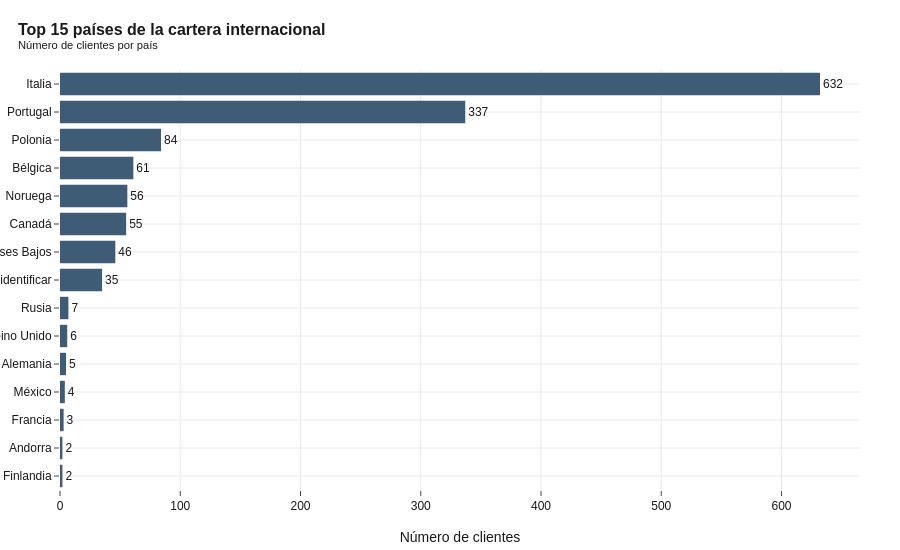

The cell this chart's notebook holds for it:
### Code cell
# 2.2 Top 15 países de la cartera internacional
top_paises = (df[df["tipo_mercado"] == "INTERNACIONAL"]
              .groupby("pais").size().reset_index(name="num_clientes")
              .sort_values("num_clientes", ascending=False)
              .head(15))

fig = px.bar(
    top_paises.sort_values("num_clientes"),
    x="num_clientes", y="pais",
    orientation="h",
    color_discrete_sequence=[COLOR_INTERNACIONAL],
    text="num_clientes",
)
fig.update_traces(
    texttemplate="%{text:,}", textposition="outside",
    hovertemplate="<b>%{y}</b><br>Clientes: %{x:,}<extra></extra>"
)
fig.update_layout(
    title=dict(text="<b>Top 15 países de la cartera internacional</b><br><sup>Número de clientes por país</sup>"),
    xaxis_title="Número de clientes",
    yaxis_title="",
    height=550, showlegend=False,
)
guardar_y_mostrar(fig, "02_top15_paises_internacional")

### Figure 1 — Plotly figure (JSON) as saved in the notebook; plotly's stock layout.template omitted (floating-point values rounded to 4 significant figures)
{"data": [{"hovertemplate": "<b>%{y}</b><br>Clientes: %{x:,}<extra></extra>", "legendgroup": "", "marker": {"color": "#3E5C76", "pattern": {"shape": ""}}, "name": "", "orientation": "h", "showlegend": false, "text": [2.0, 2.0, 3.0, 4.0, 5.0, 6.0, 7.0, 35.0, 46.0, 55.0, 56.0, 61.0, 84.0, 337.0, 632.0], "textposition": "outside", "texttemplate": "%{text:,}", "type": "bar", "x": [2, 2, 3, 4, 5, 6, 7, 35, 46, 55, 56, 61, 84, 337, 632], "xaxis": "x", "y": ["Finlandia", "Andorra", "Francia", "México", "Alemania", "Reino Unido", "Rusia", "Sin identificar", "Países Bajos", "Canadá", "Noruega", "Bélgica", "Polonia", "Portugal", "Italia"], "yaxis": "y"}], "layout": {"barmode": "relative", "height": 550, "legend": {"tracegroupgap": 0}, "showlegend": false, "title": {"text": "<b>Top 15 países de la cartera internacional</b><br><sup>Número de clientes por país</sup>"}, "xaxis": {"anchor": "y", "domain": [0, 1], "title": {"text": "Número de clientes"}}, "yaxis": {"anchor": "x", "domain": [0, 1], "title": {"text": ""}}}}
